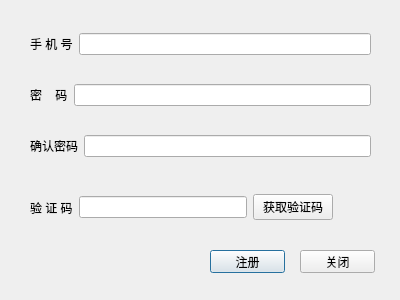
<?xml version="1.0" encoding="UTF-8"?>
<ui version="4.0">
 <class>Register</class>
 <widget class="QDialog" name="Register">
  <property name="geometry">
   <rect>
    <x>0</x>
    <y>0</y>
    <width>400</width>
    <height>300</height>
   </rect>
  </property>
  <property name="windowTitle">
   <string>Dialog</string>
  </property>
  <widget class="QWidget" name="verticalLayoutWidget">
   <property name="geometry">
    <rect>
     <x>30</x>
     <y>10</y>
     <width>341</width>
     <height>171</height>
    </rect>
   </property>
   <layout class="QVBoxLayout" name="verticalLayout">
    <item>
     <layout class="QHBoxLayout" name="horizontalLayout_2">
      <item>
       <widget class="QLabel" name="label_2">
        <property name="text">
         <string>手 机 号</string>
        </property>
       </widget>
      </item>
      <item>
       <widget class="QLineEdit" name="lineEdit_2"/>
      </item>
     </layout>
    </item>
    <item>
     <layout class="QHBoxLayout" name="horizontalLayout_3">
      <item>
       <widget class="QLabel" name="label_3">
        <property name="text">
         <string>密    码</string>
        </property>
       </widget>
      </item>
      <item>
       <widget class="QLineEdit" name="lineEdit_3">
        <property name="text">
         <string/>
        </property>
        <property name="echoMode">
         <enum>QLineEdit::Password</enum>
        </property>
       </widget>
      </item>
     </layout>
    </item>
    <item>
     <layout class="QHBoxLayout" name="horizontalLayout">
      <item>
       <widget class="QLabel" name="label">
        <property name="text">
         <string>确认密码</string>
        </property>
       </widget>
      </item>
      <item>
       <widget class="QLineEdit" name="lineEdit">
        <property name="text">
         <string/>
        </property>
        <property name="echoMode">
         <enum>QLineEdit::Password</enum>
        </property>
       </widget>
      </item>
     </layout>
    </item>
   </layout>
  </widget>
  <widget class="QPushButton" name="pushButton">
   <property name="geometry">
    <rect>
     <x>210</x>
     <y>250</y>
     <width>75</width>
     <height>23</height>
    </rect>
   </property>
   <property name="text">
    <string>注册</string>
   </property>
  </widget>
  <widget class="QPushButton" name="pushButton_2">
   <property name="geometry">
    <rect>
     <x>300</x>
     <y>250</y>
     <width>75</width>
     <height>23</height>
    </rect>
   </property>
   <property name="text">
    <string>关闭</string>
   </property>
  </widget>
  <widget class="QWidget" name="horizontalLayoutWidget">
   <property name="geometry">
    <rect>
     <x>30</x>
     <y>180</y>
     <width>339</width>
     <height>55</height>
    </rect>
   </property>
   <layout class="QHBoxLayout" name="horizontalLayout_4">
    <item>
     <widget class="QLabel" name="label_4">
      <property name="text">
       <string>验 证 码</string>
      </property>
     </widget>
    </item>
    <item>
     <widget class="QLineEdit" name="lineEdit_4"/>
    </item>
    <item>
     <widget class="QPushButton" name="pushButton_3">
      <property name="text">
       <string>获取验证码</string>
      </property>
     </widget>
    </item>
    <item>
     <widget class="QLabel" name="label_5">
      <property name="styleSheet">
       <string notr="true">font: 14pt &quot;Adobe Arabic&quot;;</string>
      </property>
      <property name="text">
       <string>         </string>
      </property>
     </widget>
    </item>
   </layout>
  </widget>
 </widget>
 <resources/>
 <connections>
  <connection>
   <sender>pushButton_2</sender>
   <signal>clicked()</signal>
   <receiver>Register</receiver>
   <slot>reject()</slot>
   <hints>
    <hint type="sourcelabel">
     <x>351</x>
     <y>258</y>
    </hint>
    <hint type="destinationlabel">
     <x>358</x>
     <y>234</y>
    </hint>
   </hints>
  </connection>
 </connections>
</ui>
